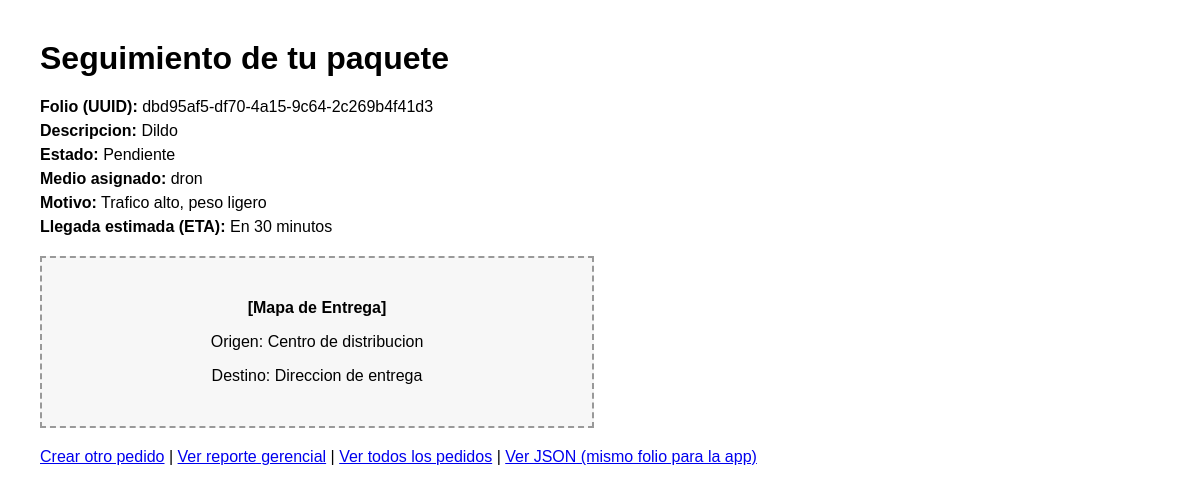
The page /pedidos/2/ on the database its author committed.
### entregas/models.py (models this page shows, shortened)
class Pedido(models.Model):
    folio = models.UUIDField(default=uuid.uuid4, editable=False, unique=True)
    descripcion = models.CharField(max_length=200)
    estado = models.CharField(max_length=50, default="Pendiente")
    eta = models.CharField(max_length=50, default="En 30 minutos")
    medio_asignado = models.CharField(max_length=50, blank=True, null=True)
    motivo_asignacion = models.CharField(max_length=200, blank=True, null=True)

### entregas/views.py (the view)
# urls.py: path('pedidos/<int:pedido_id>/', views.detalle_pedido, name='detalle_pedido'),
def detalle_pedido(request, pedido_id):
    contexto = obtener_datos_seguimiento(pedido_id)
    return render(request, 'entregas/detalle.html', contexto)

### entregas/services.py (called while the page is built)
def obtener_datos_seguimiento(pedido_id):
    pedido = Pedido.objects.get(id=pedido_id)
    return {
        'pedido': pedido,
        'folio': str(pedido.folio),
        'descripcion': pedido.descripcion,
        'estado': pedido.estado,
        'eta': pedido.eta,
        'medio_asignado': pedido.medio_asignado or 'Sin asignar',
        'motivo_asignacion': pedido.motivo_asignacion or 'Pendiente',
        'mapa_origen': 'Centro de distribucion',
        'mapa_destino': 'Direccion de entrega',
    }

### entregas/templates/entregas/detalle.html (shortened to what this page needs)
<!DOCTYPE html>
<html>
<head>
</head>
<body>
    <h1>Seguimiento de tu paquete</h1>
    <div class="datos">
        <p><strong>Folio (UUID):</strong> {{ folio }}</p>
        <p><strong>Descripcion:</strong> {{ descripcion }}</p>
        <p><strong>Estado:</strong> {{ estado }}</p>
        <p><strong>Medio asignado:</strong> {{ medio_asignado }}</p>
        <p><strong>Motivo:</strong> {{ motivo_asignacion }}</p>
        <p><strong>Llegada estimada (ETA):</strong> {{ eta }}</p>
    </div>
    <div class="mapa-box">
        <p><strong>[Mapa de Entrega]</strong></p>
        <p>Origen: {{ mapa_origen }}</p>
        <p>Destino: {{ mapa_destino }}</p>
    </div>
    <div>
        <a href="{% url 'crear_pedido' %}">Crear otro pedido</a> |
        <a href="{% url 'reporte_pedido' pedido.id %}">Ver reporte gerencial</a> |
        <a href="{% url 'lista_pedidos' %}">Ver todos los pedidos</a> |
        <a href="{% url 'api_pedido' pedido.id %}">Ver JSON (mismo folio para la app)</a>
    </div>
</body>
</html>

### entregas/templates/entregas/detalle.html (style rules this page uses)
body { font-family: Arial, sans-serif; margin: 40px; }
.mapa-box { border: 2px dashed #999; background: #f7f7f7; padding: 25px; text-align: center; margin: 20px 0; max-width: 500px; }
.datos { margin: 20px 0; }
.datos p { margin: 6px 0; }

### rows shown on the page
Pedido: descripcion "Dildo", estado "Pendiente", medio_asignado "dron", motivo_asignacion "Trafico alto, peso ligero", eta "En 30 minutos"

### other values the page prints
{{ folio }} "dbd95af5-df70-4a15-9c64-2c269b4f41d3"
{{ mapa_origen }} "Centro de distribucion"
{{ mapa_destino }} "Direccion de entrega"
